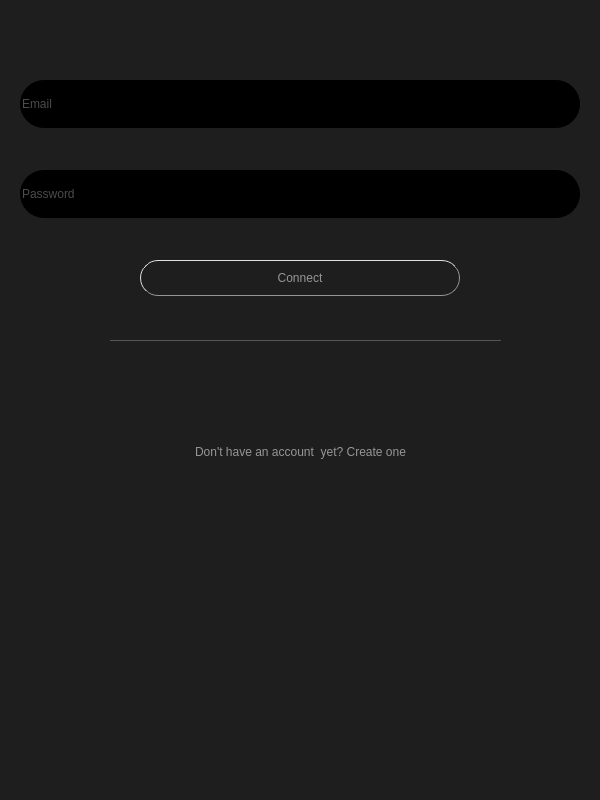
<?xml version="1.0" encoding="UTF-8"?>
<ui version="4.0">
 <class>MainWindow</class>
 <widget class="QMainWindow" name="MainWindow">
  <property name="geometry">
   <rect>
    <x>0</x>
    <y>0</y>
    <width>600</width>
    <height>800</height>
   </rect>
  </property>
  <property name="windowTitle">
   <string>MainWindow</string>
  </property>
  <property name="styleSheet">
   <string notr="true">background: none;
background-color: rgb(30, 30, 30);</string>
  </property>
  <widget class="QWidget" name="centralwidget">
   <widget class="QLineEdit" name="passwordEdit">
    <property name="geometry">
     <rect>
      <x>20</x>
      <y>170</y>
      <width>560</width>
      <height>48</height>
     </rect>
    </property>
    <property name="styleSheet">
     <string notr="true">background-color: rgb(0, 0, 0);
color: rgb(150, 150, 150);
border-style: none;
border-radius: 24px;</string>
    </property>
    <property name="placeholderText">
     <string>Password</string>
    </property>
   </widget>
   <widget class="QLineEdit" name="emailEdit">
    <property name="geometry">
     <rect>
      <x>20</x>
      <y>80</y>
      <width>560</width>
      <height>48</height>
     </rect>
    </property>
    <property name="styleSheet">
     <string notr="true">background-color: rgb(0, 0, 0);
color: rgb(150, 150, 150);
border-style: none;
border-radius: 24px;</string>
    </property>
    <property name="inputMethodHints">
     <set>Qt::ImhEmailCharactersOnly</set>
    </property>
    <property name="text">
     <string/>
    </property>
    <property name="placeholderText">
     <string>Email</string>
    </property>
   </widget>
   <widget class="Line" name="line">
    <property name="geometry">
     <rect>
      <x>110</x>
      <y>340</y>
      <width>391</width>
      <height>1</height>
     </rect>
    </property>
    <property name="styleSheet">
     <string notr="true">border-color: rgb(76, 76, 76);
background-color: rgb(75, 75, 75);</string>
    </property>
    <property name="orientation">
     <enum>Qt::Horizontal</enum>
    </property>
   </widget>
   <widget class="QPushButton" name="createNewAccount">
    <property name="geometry">
     <rect>
      <x>0</x>
      <y>440</y>
      <width>601</width>
      <height>24</height>
     </rect>
    </property>
    <property name="styleSheet">
     <string notr="true">color: rgb(150, 150, 150);
border-style: none;
border-radius: 24px;</string>
    </property>
    <property name="text">
     <string>Don't have an account  yet? Create one</string>
    </property>
   </widget>
   <widget class="QPushButton" name="loginButton">
    <property name="geometry">
     <rect>
      <x>140</x>
      <y>260</y>
      <width>320</width>
      <height>36</height>
     </rect>
    </property>
    <property name="styleSheet">
     <string notr="true">border-style: outset;
border-width: 1px;
border-radius: 18px;
border-color: rgb(150, 150, 150);
color: rgb(150, 150, 150);</string>
    </property>
    <property name="text">
     <string>Connect</string>
    </property>
    <property name="icon">
     <iconset>
      <normaloff>icons/right-arrow (1).png</normaloff>icons/right-arrow (1).png</iconset>
    </property>
    <property name="iconSize">
     <size>
      <width>24</width>
      <height>24</height>
     </size>
    </property>
   </widget>
  </widget>
  <widget class="QStatusBar" name="statusbar"/>
 </widget>
 <resources/>
 <connections/>
</ui>
